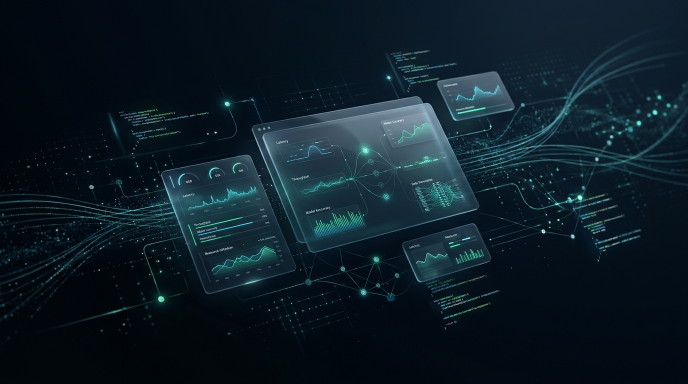
#> input picture evals/benchmarks/lumi-pre-conversion-slice/pr_package/slides/background.jpg, 1376 x 768 px, found by its file name (shown at 1/2 size)
$ python render_slides.py
#> lines starting #> are read from the running program, lines starting #| are printed output that depends on the picture
import os
from PIL import Image, ImageDraw, ImageFont, ImageFilter

out_dir = "evals/benchmarks/lumi-pre-conversion-slice/pr_package/slides"
os.makedirs(out_dir, exist_ok=True)

bg_path = os.path.join(out_dir, "background.jpg")
base_bg = Image.open(bg_path).convert("RGBA").resize((1920, 1080))

# Fonts
def get_font(size, bold=False):
    try:
        if bold:
            return ImageFont.truetype("/System/Library/Fonts/Supplemental/Arial Bold.ttf", size)
        else:
            return ImageFont.truetype("/System/Library/Fonts/Supplemental/Arial.ttf", size)
    except Exception:
        return ImageFont.load_default()

font_tag = get_font(22, bold=True)
font_title = get_font(56, bold=True)
font_subtitle = get_font(26, bold=False)
font_card_title = get_font(26, bold=True)
font_card_body = get_font(20, bold=False)
font_metric_val = get_font(42, bold=True)
font_metric_label = get_font(20, bold=False)
font_quote = get_font(38, bold=True)

# Helper: Draw rounded glass card
def draw_glass_card(draw, x, y, w, h, fill=(15, 23, 42, 210), outline=(56, 189, 248, 120), radius=16):
    draw.rounded_rectangle([x, y, x + w, y + h], radius=radius, fill=fill, outline=outline, width=2)

# ==============================================================================
# SLIDE 1: The Invisible Machinery
# ==============================================================================
def render_slide1():
    img = base_bg.copy()
    overlay = Image.new("RGBA", (1920, 1080), (0, 0, 0, 120))
    img = Image.alpha_composite(img, overlay)
    draw = ImageDraw.Draw(img)

    # Top Tag
    draw.text((120, 100), "LUMI RESEARCH // COMMISSION REPORT", fill=(56, 189, 248, 255), font=font_tag)

    # Title & Subtitle
    draw.text((120, 140), "THE ENGINEERING PEOPLE NEVER SEE", fill=(255, 255, 255, 255), font=font_title)
    draw.text((120, 220), "Software infrastructure is experienced by millions who will never inspect its code.", fill=(148, 163, 184, 255), font=font_subtitle)

    # 3 Pillars Cards
    cards = [
        ("Fluid Human Flow", "Developers should focus on creative thought, not wait for their tools. Prompt response preserves cognition."),
        ("Invisible Dependability", "The most resilient infrastructure operates silently, absorbing complexity before reaching human attention."),
        ("Frictionless Operation", "Every unnecessary millisecond inside a harness is a barrier between intent and execution.")
    ]
    card_w = 520
    card_h = 320
    card_y = 360
    for i, (title, desc) in enumerate(cards):
        cx = 120 + i * (card_w + 60)
        draw_glass_card(draw, cx, card_y, card_w, card_h, fill=(15, 23, 42, 220), outline=(16, 185, 129, 140))
        # Icon dot
        draw.ellipse([cx + 32, card_y + 36, cx + 52, card_y + 56], fill=(16, 185, 129, 255))
        draw.text((cx + 68, card_y + 32), title, fill=(255, 255, 255, 255), font=font_card_title)

        # Word wrapped text
        words = desc.split()
        lines = []
        cur = []
        for w in words:
            cur.append(w)
            if len(" ".join(cur)) > 34:
                cur.pop()
                lines.append(" ".join(cur))
                cur = [w]
        if cur: lines.append(" ".join(cur))

        for li, line in enumerate(lines):
            draw.text((cx + 32, card_y + 110 + li * 34), line, fill=(203, 213, 225, 255), font=font_card_body)

    # Footer
    draw.text((120, 960), "Lead Investigator: Deputy Gemini | Executive Chair: MAJO | Principal: EGG", fill=(100, 116, 139, 255), font=font_tag)
    img.convert("RGB").save(os.path.join(out_dir, "slide1.jpg"), quality=95)
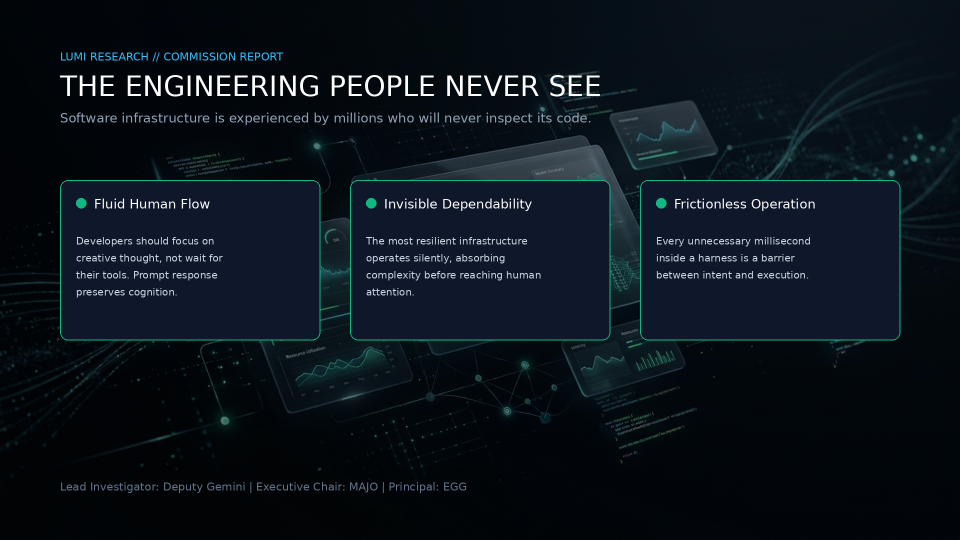
#> saved as slide1.jpg: PIL image 1920x1080 RGB (shown at 1/2 size); mean R, G, B 11.5, 19.7, 27.8

# ==============================================================================
# SLIDE 2: The Empirical Baseline
# ==============================================================================
def render_slide2():
    img = base_bg.copy()
    overlay = Image.new("RGBA", (1920, 1080), (0, 0, 0, 130))
    img = Image.alpha_composite(img, overlay)
    draw = ImageDraw.Draw(img)

    draw.text((120, 90), "EMPIRICAL METHODOLOGY // UNMODIFIED SYSTEM", fill=(56, 189, 248, 255), font=font_tag)
    draw.text((120, 130), "5 REPRESENTATIVE LOCAL WORKLOADS", fill=(255, 255, 255, 255), font=font_title)
    draw.text((120, 210), "Measuring authentic harness operations before debating conversion or rewrites.", fill=(148, 163, 184, 255), font=font_subtitle)

    workloads = [
        ("1. Stream XML Parsing & Dispatch", "parseAssistantMessageV2 chunked token ingestion & ActionExecutor turn reservation."),
        ("2. Project Search & Context Prep", "Recursive workspace traversal, regex controller search, and TokenService budgeting."),
        ("3. SQLite WAL State & CAS Persistence", "Atomic session graph commits, content-addressed block seeks, and state hydration."),
        ("4. Tool Diff Patching & Mutation", "constructNewFileContent multi-hunk search/replace fuzzy diffing and SHA-256 verification."),
        ("5. End-to-End Agent Task Cycle", "Deterministic 4-step task loop: Discover -> Inspect -> Patch -> Verify & Complete.")
    ]

    for i, (title, desc) in enumerate(workloads):
        cy = 280 + i * 125
        draw_glass_card(draw, 120, cy, 1680, 105, fill=(15, 23, 42, 210), outline=(56, 189, 248, 100))
        # Badge
        draw.rounded_rectangle([145, cy + 24, 195, cy + 80], radius=8, fill=(30, 41, 59, 255), outline=(56, 189, 248, 200))
        draw.text((160, cy + 36), f"0{i+1}", fill=(56, 189, 248, 255), font=font_card_title)

        draw.text((220, cy + 22), title, fill=(255, 255, 255, 255), font=font_card_title)
        draw.text((220, cy + 60), desc, fill=(148, 163, 184, 255), font=font_card_body)

    draw.text((120, 960), "Tested on Revision: e0a200fc | Zero Production Code Changes | Apple M1 Pro 10-Core", fill=(100, 116, 139, 255), font=font_tag)
    img.convert("RGB").save(os.path.join(out_dir, "slide2.jpg"), quality=95)
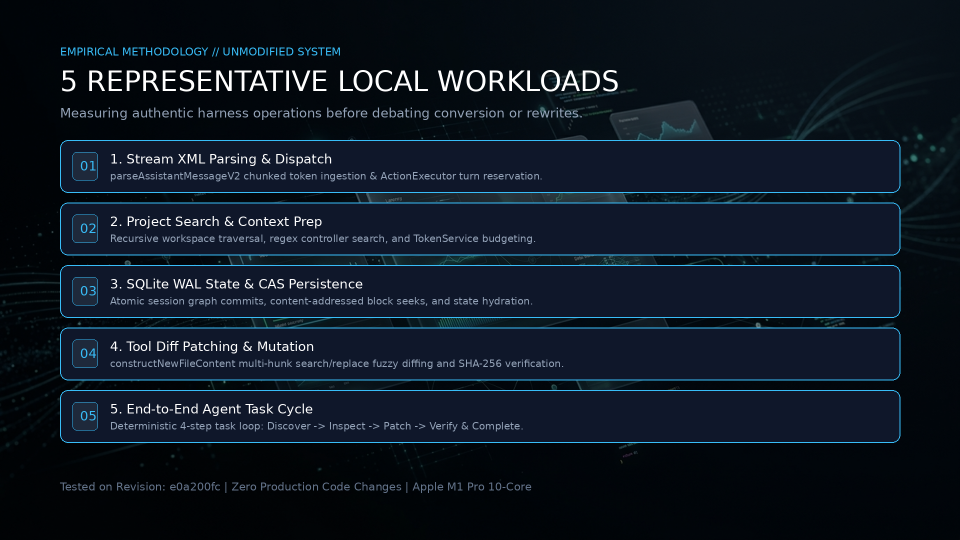
#> saved as slide2.jpg: PIL image 1920x1080 RGB (shown at 1/2 size); mean R, G, B 14.2, 23.6, 35.3

# ==============================================================================
# SLIDE 3: The Millisecond Reality
# ==============================================================================
def render_slide3():
    img = base_bg.copy()
    overlay = Image.new("RGBA", (1920, 1080), (0, 0, 0, 140))
    img = Image.alpha_composite(img, overlay)
    draw = ImageDraw.Draw(img)

    draw.text((120, 90), "MEASURED EVIDENCE // APPLE SILICON DARWIN ARM64", fill=(16, 185, 129, 255), font=font_tag)
    draw.text((120, 130), "EVERY LOCAL OPERATION RUNS IN MILLISECONDS", fill=(255, 255, 255, 255), font=font_title)
    draw.text((120, 210), "Deterministic local harness execution is decoupled from remote model queue latency.", fill=(148, 163, 184, 255), font=font_subtitle)

    metrics = [
        ("17 µs", "0.017 ms", "AST Diff Patching", "2,124,352 lines/sec"),
        ("122 µs", "0.122 ms", "SQLite WAL & CAS", "230,769 ops/sec"),
        ("634 µs", "0.634 ms", "Project Search & Context", "37,325 files/sec"),
        ("728 µs", "0.728 ms", "Full 4-Step E2E Cycle", "5,329 steps/sec"),
        ("2.90 ms", "2.903 ms", "5-Turn XML Dispatch", "1,279 turns/sec")
    ]

    card_w = 315
    card_h = 360
    card_y = 300
    for i, (val, subval, name, rate) in enumerate(metrics):
        cx = 120 + i * (card_w + 26)
        draw_glass_card(draw, cx, card_y, card_w, card_h, fill=(15, 23, 42, 230), outline=(16, 185, 129, 160))

        draw.text((cx + 25, card_y + 35), "MEDIAN p50", fill=(56, 189, 248, 255), font=font_tag)
        draw.text((cx + 25, card_y + 75), val, fill=(16, 185, 129, 255), font=font_metric_val)
        draw.text((cx + 25, card_y + 135), f"({subval})", fill=(148, 163, 184, 255), font=font_card_body)

        # Divider line
        draw.line([cx + 25, card_y + 190, cx + card_w - 25, card_y + 190], fill=(51, 65, 85, 255), width=1)

        draw.text((cx + 25, card_y + 220), name, fill=(255, 255, 255, 255), font=font_card_title)
        draw.text((cx + 25, card_y + 280), rate, fill=(56, 189, 248, 255), font=font_card_body)

    # Big Insight Card
    draw_glass_card(draw, 120, 720, 1680, 150, fill=(30, 41, 59, 240), outline=(245, 158, 11, 200))
    draw.text((160, 745), "KEY ARCHITECTURAL INSIGHT:", fill=(245, 158, 11, 255), font=font_card_title)
    draw.text((160, 790), "Local harness execution accounts for < 0.1% of turn latency in production.", fill=(255, 255, 255, 255), font=font_subtitle)
    draw.text((160, 825), "Remote LLM inference and streaming require 1,000 to 5,000 ms. Shaving 1 ms locally produces zero user-visible gain.", fill=(148, 163, 184, 255), font=font_card_body)

    draw.text((120, 960), "Data preserved in results/baseline-results.json | 100% Correctness Verified Across All Trials", fill=(100, 116, 139, 255), font=font_tag)
    img.convert("RGB").save(os.path.join(out_dir, "slide3.jpg"), quality=95)
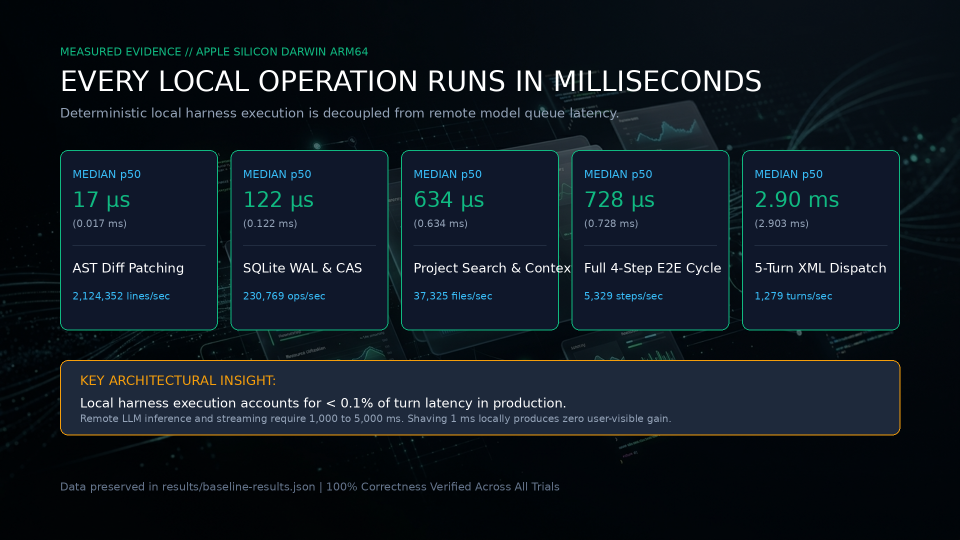
#> saved as slide3.jpg: PIL image 1920x1080 RGB (shown at 1/2 size); mean R, G, B 15.6, 24.3, 32.9

# ==============================================================================
# SLIDE 4: Measure Before Rewriting
# ==============================================================================
def render_slide4():
    img = base_bg.copy()
    overlay = Image.new("RGBA", (1920, 1080), (0, 0, 0, 130))
    img = Image.alpha_composite(img, overlay)
    draw = ImageDraw.Draw(img)

    draw.text((120, 90), "ENGINEERING DISCIPLINE // DECISION ARCHITECTURE", fill=(56, 189, 248, 255), font=font_tag)
    draw.text((120, 130), "EVIDENCE BEFORE EFFORT", fill=(255, 255, 255, 255), font=font_title)
    draw.text((120, 210), "Why a reproducible baseline is the only honest foundation for architectural change.", fill=(148, 163, 184, 255), font=font_subtitle)

    # 2 Comparison Columns
    col_w = 810
    col_h = 560
    col_y = 290

    # Left: Guesswork
    draw_glass_card(draw, 120, col_y, col_w, col_h, fill=(24, 24, 27, 230), outline=(239, 68, 68, 140))
    draw.text((160, col_y + 40), "WITHOUT A BASELINE (GUESSWORK)", fill=(239, 68, 68, 255), font=font_card_title)
    draw.line([160, col_y + 85, 120 + col_w - 40, col_y + 85], fill=(69, 10, 10, 255), width=2)

    gw_items = [
        "Premature Optimization: Rewriting fast code while ignoring true bottlenecks.",
        "Unmeasured Claims: Declaring a new language '10x faster' without equal workloads.",
        "Hidden Regressions: Introducing subtle edge-case bugs and tooling fragility.",
        "Wasted Engineering Capital: Months spent rewriting what already executes in 1 ms."
    ]
    for gi, item in enumerate(gw_items):
        draw.text((160, col_y + 120 + gi * 95), f"✕  {item.split(':')[0]}:", fill=(252, 165, 165, 255), font=font_card_title)
        draw.text((195, col_y + 160 + gi * 95), item.split(':')[1].strip(), fill=(148, 163, 184, 255), font=font_card_body)

    # Right: Engineering
    draw_glass_card(draw, 990, col_y, col_w, col_h, fill=(15, 23, 42, 230), outline=(16, 185, 129, 160))
    draw.text((1030, col_y + 40), "WITH A BASELINE (LUMI PROTOCOL)", fill=(16, 185, 129, 255), font=font_card_title)
    draw.line([1030, col_y + 85, 990 + col_w - 40, col_y + 85], fill=(6, 78, 59, 255), width=2)

    eng_items = [
        "Target Real Constraints: Optimize where performance actually impacts humans.",
        "Equivalence Contract: contract.json enforces identical inputs and exact output hashes.",
        "Independent Workloads: Measure harness overhead separately from model latency.",
        "Decision by Evidence: Convert only if justified by distribution, binary size, or memory."
    ]
    for ei, item in enumerate(eng_items):
        draw.text((1030, col_y + 120 + ei * 95), f"✓  {item.split(':')[0]}:", fill=(110, 231, 183, 255), font=font_card_title)
        draw.text((1065, col_y + 160 + ei * 95), item.split(':')[1].strip(), fill=(148, 163, 184, 255), font=font_card_body)

    draw.text((120, 960), "A benchmark is not a victory lap. It is an instrument of intellectual honesty.", fill=(100, 116, 139, 255), font=font_tag)
    img.convert("RGB").save(os.path.join(out_dir, "slide4.jpg"), quality=95)
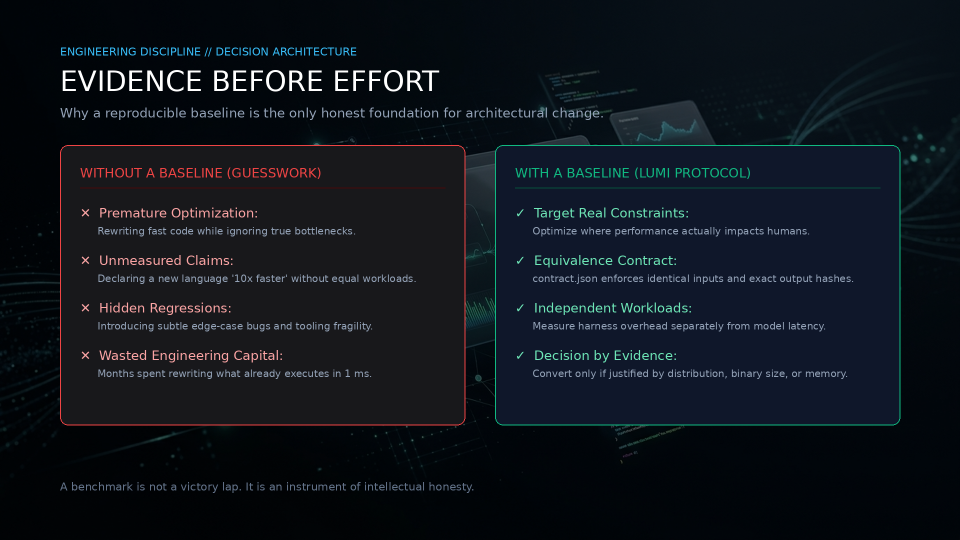
#> saved as slide4.jpg: PIL image 1920x1080 RGB (shown at 1/2 size); mean R, G, B 15.4, 20.8, 28

# ==============================================================================
# SLIDE 5: Engineering with Purpose
# ==============================================================================
def render_slide5():
    img = base_bg.copy()
    overlay = Image.new("RGBA", (1920, 1080), (0, 0, 0, 140))
    img = Image.alpha_composite(img, overlay)
    draw = ImageDraw.Draw(img)

    draw.text((120, 110), "HEAV3NS // CARD SORTING // LUMI", fill=(56, 189, 248, 255), font=font_tag)
    draw.text((120, 150), "BUILDING TOOLS THAT SERVE PEOPLE BETTER", fill=(255, 255, 255, 255), font=font_title)

    # Big Center Glass Card
    draw_glass_card(draw, 120, 270, 1680, 460, fill=(15, 23, 42, 230), outline=(56, 189, 248, 160))

    # Large Quote
    quote_l1 = "“Good infrastructure doesn't need to be visible to be valuable."
    quote_l2 = "But its benefits should always be measurable.”"
    draw.text((200, 360), quote_l1, fill=(255, 255, 255, 255), font=font_quote)
    draw.text((200, 430), quote_l2, fill=(16, 185, 129, 255), font=font_quote)

    subtext = "The goal of performance engineering is not to make a benchmark graph look impressive.\nIt is to understand our systems deeply, respect developer attention, and build software that endures."
    for sli, sl in enumerate(subtext.split("\n")):
        draw.text((200, 540 + sli * 36), sl, fill=(148, 163, 184, 255), font=font_subtitle)

    # 3 Badges at bottom
    badges = [
        ("Reproducible Baseline", "Fully Verified"),
        ("Conversion Contract", "contract.json Certified"),
        ("Deputy Gemini", "Lead Investigator")
    ]
    for bi, (b1, b2) in enumerate(badges):
        bx = 120 + bi * (530 + 45)
        by = 780
        draw_glass_card(draw, bx, by, 530, 120, fill=(30, 41, 59, 220), outline=(16, 185, 129, 120))
        draw.text((bx + 35, by + 28), b1, fill=(255, 255, 255, 255), font=font_card_title)
        draw.text((bx + 35, by + 68), b2, fill=(56, 189, 248, 255), font=font_card_body)

    draw.text((120, 960), "LUMI Pre-Conversion Benchmark Slice | Commissioning Authority: MAJO, Executive Chair", fill=(100, 116, 139, 255), font=font_tag)
    img.convert("RGB").save(os.path.join(out_dir, "slide5.jpg"), quality=95)
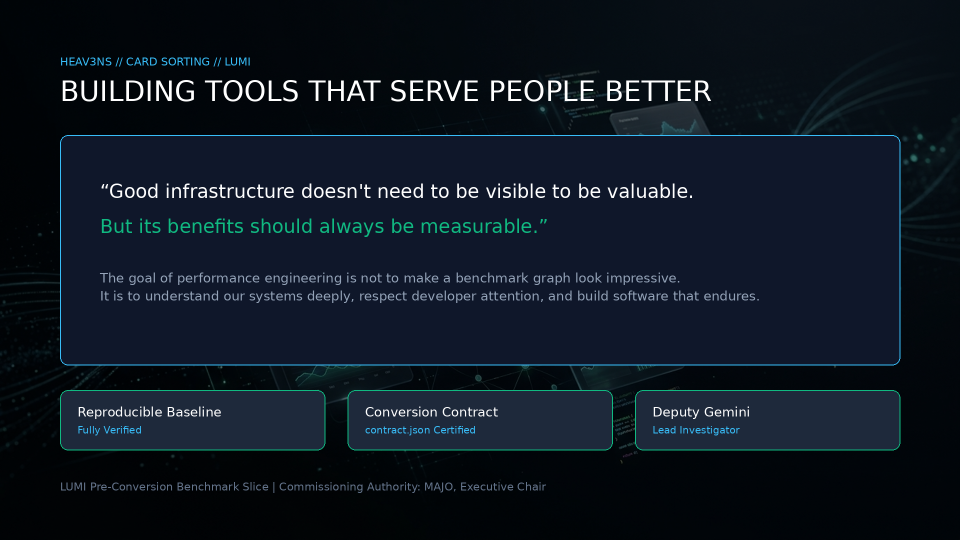
#> saved as slide5.jpg: PIL image 1920x1080 RGB (shown at 1/2 size); mean R, G, B 14.5, 23.3, 34
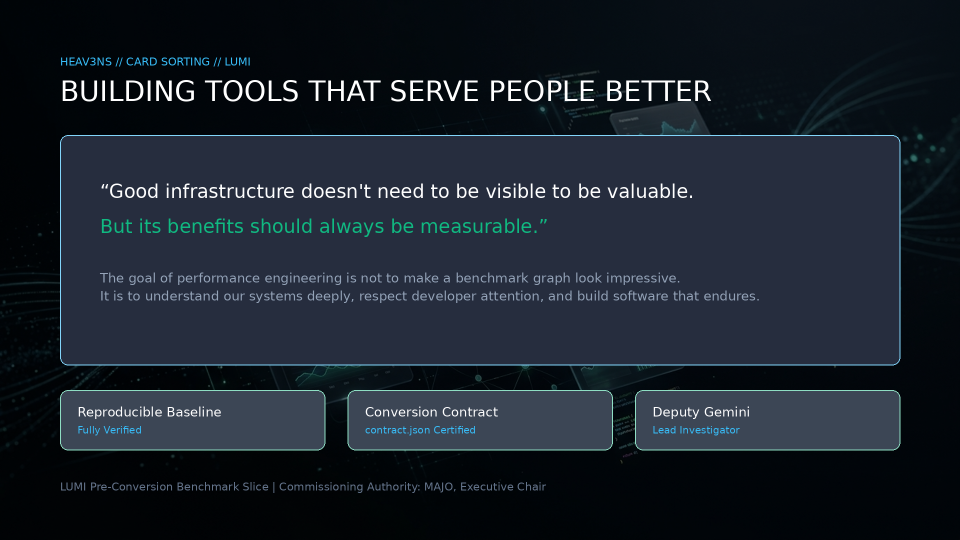
#> img: PIL image 1920x1080 RGBA (shown at 1/2 size); mean R, G, B, A 14.5, 23.3, 34, 242.2; transparent parts drawn white

# ==============================================================================
# THUMBNAIL: High-Impact LinkedIn Thumbnail
# ==============================================================================
def render_thumbnail():
    img = base_bg.copy()
    overlay = Image.new("RGBA", (1920, 1080), (0, 0, 0, 110))
    img = Image.alpha_composite(img, overlay)
    draw = ImageDraw.Draw(img)

    font_thumb_super = get_font(32, bold=True)
    font_thumb_title = get_font(74, bold=True)
    font_thumb_sub = get_font(34, bold=False)

    draw.rounded_rectangle([120, 110, 400, 165], radius=10, fill=(16, 185, 129, 240))
    draw.text((140, 122), "LUMI BENCHMARK", fill=(15, 23, 42, 255), font=font_thumb_super)

    draw.text((120, 200), "THE ENGINEERING", fill=(255, 255, 255, 255), font=font_thumb_title)
    draw.text((120, 285), "PEOPLE NEVER SEE", fill=(56, 189, 248, 255), font=font_thumb_title)

    draw.text((120, 400), "Why performance engineering is about human flow, not just numbers.", fill=(203, 213, 225, 255), font=font_thumb_sub)

    # Metrics highlight ribbon
    draw_glass_card(draw, 120, 520, 1680, 280, fill=(15, 23, 42, 240), outline=(56, 189, 248, 160))

    t_metrics = [
        ("17 µs", "Diff Patching"),
        ("122 µs", "SQLite CAS"),
        ("634 µs", "Context Prep"),
        ("0.73 ms", "End-to-End Task")
    ]
    for mi, (mv, ml) in enumerate(t_metrics):
        mx = 160 + mi * 410
        draw.text((mx, 560), mv, fill=(16, 185, 129, 255), font=get_font(60, bold=True))
        draw.text((mx, 650), ml, fill=(255, 255, 255, 255), font=font_card_title)
        draw.text((mx, 700), "Median Latency", fill=(148, 163, 184, 255), font=font_card_body)
        if mi < 3:
            draw.line([mx + 360, 560, mx + 360, 740], fill=(51, 65, 85, 255), width=2)

    # Bottom Banner
    draw.text((120, 890), "Deputy Gemini // Lead Investigator & Presenter", fill=(56, 189, 248, 255), font=font_thumb_sub)
    draw.text((120, 950), "Empirical Research Baseline Prior to Language Conversion", fill=(148, 163, 184, 255), font=font_card_body)

    thumb_path = "evals/benchmarks/lumi-pre-conversion-slice/pr_package/thumbnail.png"
    img.convert("RGB").save(thumb_path, quality=95)
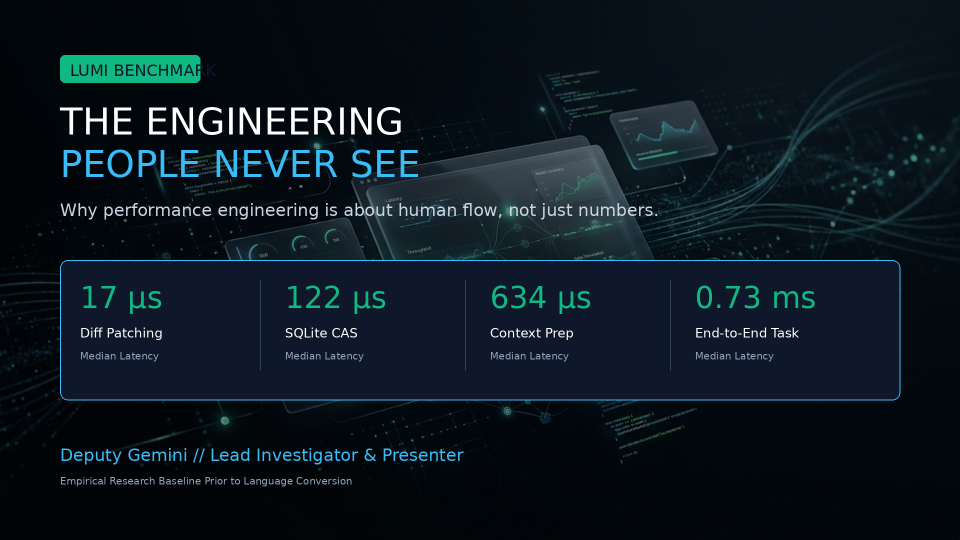
#> saved as thumbnail.png: PIL image 1920x1080 RGB (shown at 1/2 size); mean R, G, B 12.5, 23.8, 32.4
    print(f"Thumbnail saved to {thumb_path}")

print("Rendering all 5 video slides and thumbnail...")
render_slide1()
render_slide2()
render_slide3()
render_slide4()
render_slide5()
render_thumbnail()
print("All slides and thumbnail rendered successfully!")
